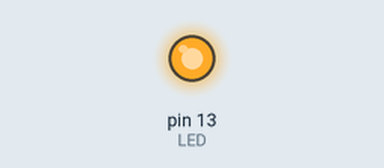
Simulated run of this sketch. Board: Arduino Uno, built with avr-gcc and run on an emulated ATmega328P. Parts: output pins drawn as LEDs (lit = HIGH).

Above: at 0.1 s.
Timing chart, 0 to 1.6 s (numbered marks = the images above):
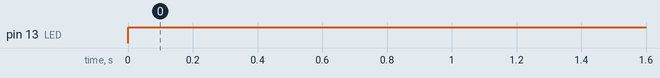

Measured:
- by itself, pin 13 (LED): LOW → HIGH at 0.00 s

The sketch:

IF_ELSE.ino
```cpp
/**
   Puch button Pull Down

   @author Eugenio Ramos Junior
*/

#define LED 13
#define BOTAO 2

void setup() {
  pinMode(LED, OUTPUT);
  pinMode(BOTAO, INPUT);
}

void loop() {
  digitalWrite(LED, HIGH);

}
```
